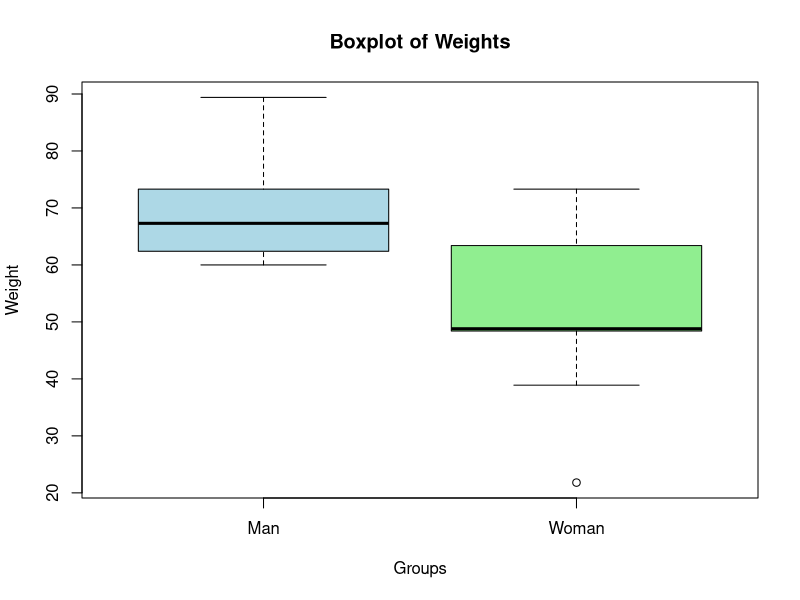

The R source for this figure:
# Data
women_weight <- c(38.9, 61.2, 73.3, 21.8, 63.4, 64.6, 48.4, 48.8, 48.5)
men_weight <- c(67.8, 60, 63.4, 76, 89.4, 73.3, 67.3, 61.3, 62.4)

# Creating data frame
my_data <- data.frame(
  group = rep(c("Woman", "Man"), each = 9),
  weight = c(women_weight, men_weight)
)

# Showing data
my_data

# Summary statistics
aggregate(weight ~ group, data = my_data, function(x) c(count = length(x), mean = mean(x), sd = sd(x)))

# Boxplot using base R
boxplot(weight ~ group, data = my_data,
        col = c("lightblue", "lightgreen"),
        main = "Boxplot of Weights",
        xlab = "Groups",
        ylab = "Weight")

# Shapiro-Wilk normality test for men
with(my_data, shapiro.test(weight[group == "Man"]))

# Shapiro-Wilk normality test for women
with(my_data, shapiro.test(weight[group == "Woman"]))

# F-test for equality of variances
var.test(weight ~ group, data = my_data)

# Independent sample t-test
t.test(weight ~ group, data = my_data, var.equal = TRUE)
